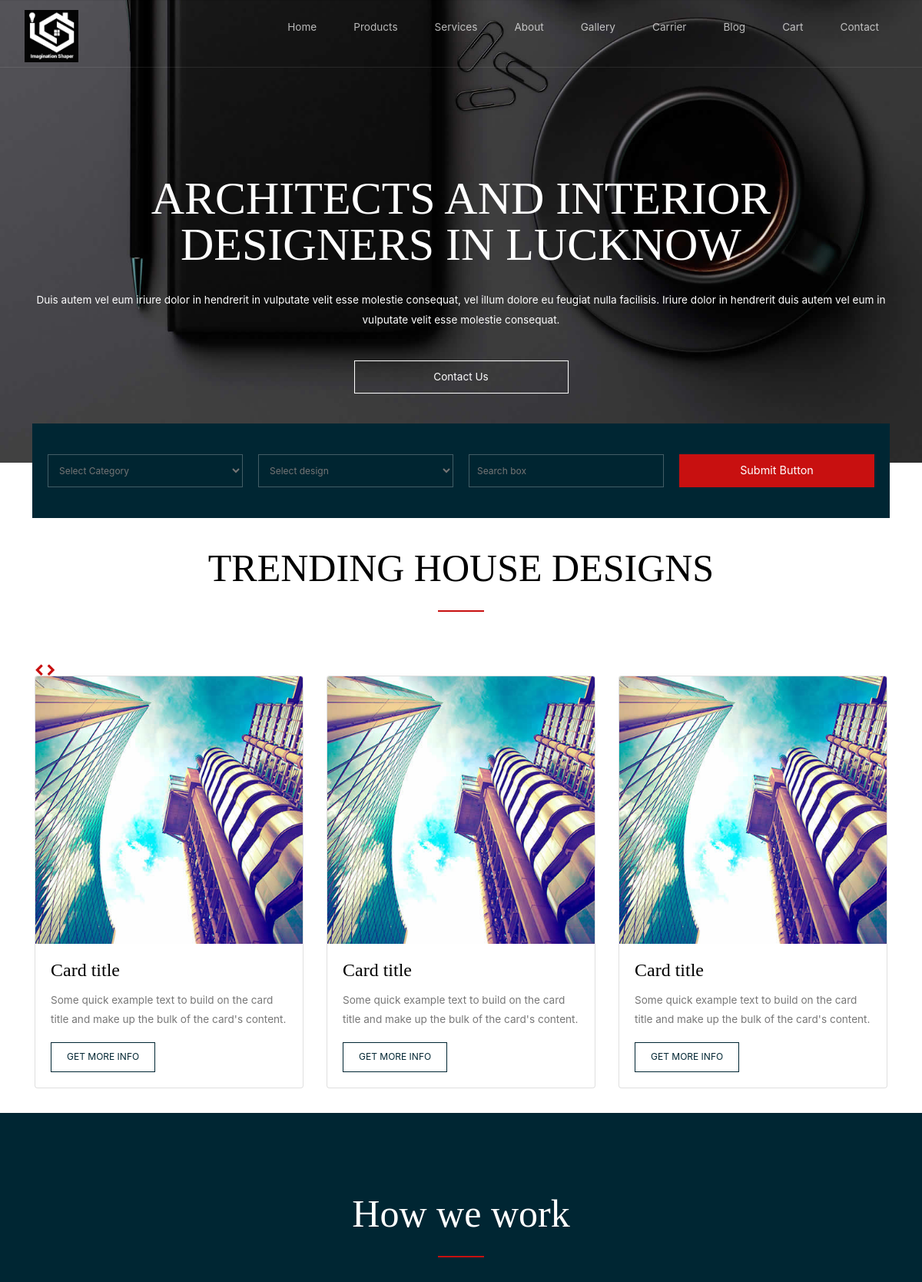
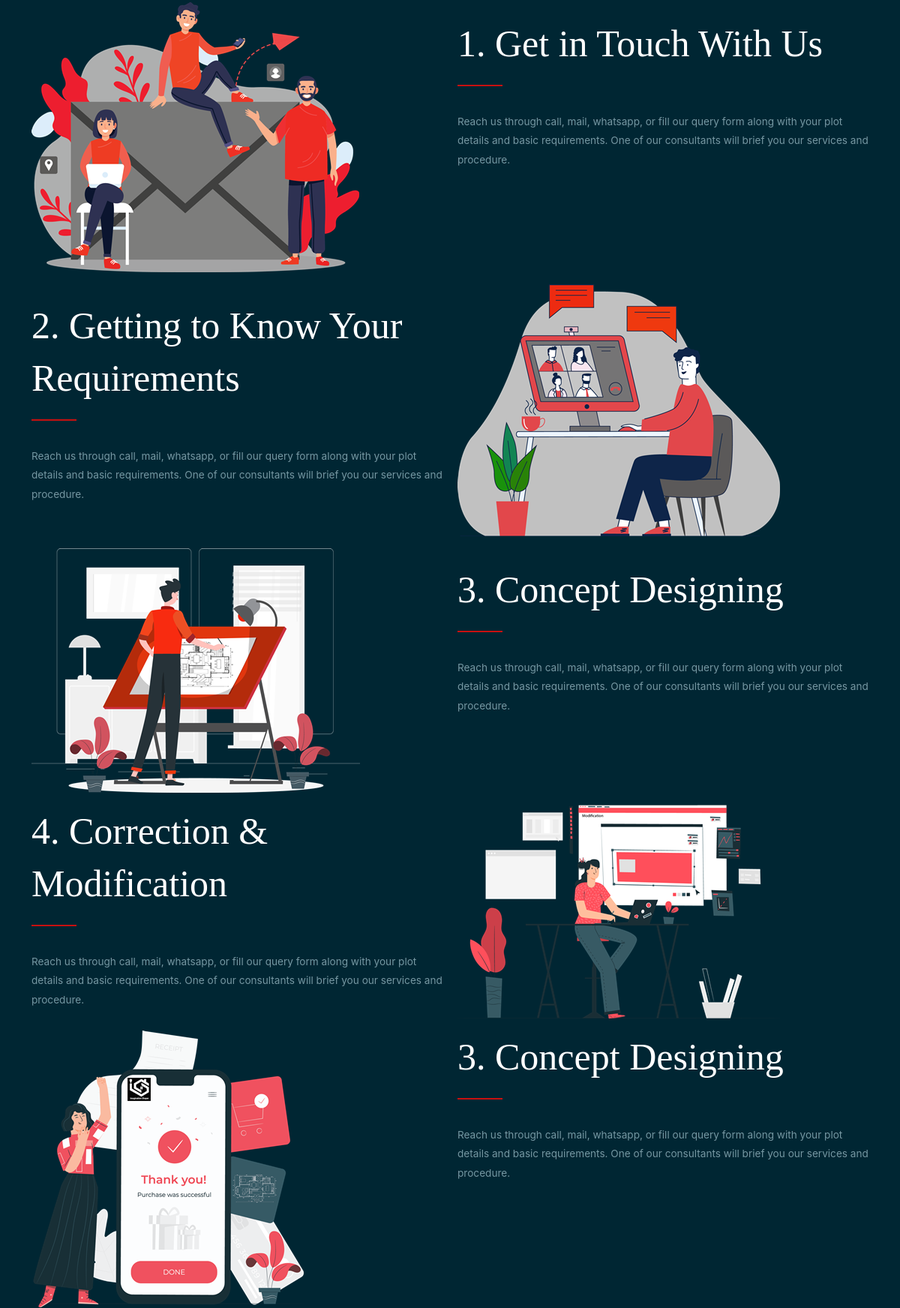
The page / (upper part) on the database its author committed (2 pictures, top to bottom).
### tables this page shows
CREATE TABLE `categories` (
  `id` int(11) NOT NULL,
  `category_name` varchar(255) NOT NULL,
  `discription` varchar(255) NOT NULL,
  `image` varchar(255) NOT NULL,
  `time` timestamp NOT NULL DEFAULT current_timestamp()
);

### application/controllers/Welcome.php (called while the page is built, shortened)
<?php
class Welcome extends CI_Controller {
	public function __construct()
	{
			$this->load->helper(array('form', 'url'));
			$this->load->model('Welcome_model');
	}
	public function index(){
		$results['get_trending_housing'] = $this->Welcome_model->get_trending_housing();
		$this->load->view('templates/home_header.php');
        $this->load->view('welcome_message', $results);
        $this->load->view('templates/home_footer.php');
	}
}

### index.php (called while the page is built, shortened)
<?php
require_once BASEPATH.'core/CodeIgniter.php';

### application/models/Welcome_model.php (called while the page is built, shortened)
<?php
class Welcome_model extends CI_Model {
	public function get_trending_housing(){
		$this->db->select("*");
		$this->db->from('categories');
		$query = $this->db->get();
		return $query->result();
	}
}
?>

### application/views/welcome_message.php (the view, shortened to what this page needs)
    <main role="main">
     <header style="background-image: url(<?= base_url('assets/front/img/header.jpg'); ?>); background-size: cover; padding: 20px;    padding-top: 228px;
    padding-bottom: 60px;">
      <div class="line">
   <h1 class="text-white margin-bottom-30 text-size-60 text-m-size-30 text-line-height-1 text-center ">ARCHITECTS AND INTERIOR DESIGNERS IN LUCKNOW</h1>
  <p class="text-white text-size-14 margin-bottom-40 text-center ">Duis autem vel eum iriure dolor in hendrerit in vulputate velit esse molestie consequat, vel illum dolore eu feugiat nulla facilisis. Iriure dolor in hendrerit duis autem vel eum in vulputate velit esse molestie consequat.</p>
  <div class="line">
                      <div class="s-12 m-12 l-3 center" style="    padding-bottom: 30px;">
                        <a class="button button-white-stroke s-12" href="contact.html">Contact Us</a>
                      </div>
                    </div>
                  </div>
      </header>
            <div class="s-12 m-10 l-12 center line" style="    margin-top: -51px;">
       <section class="text-center col-12 col-23">
        <div class="line">
          <div class="margin">
            <div class="s-12 m-12 l-3 margin-m-bottom">
                 <form name="contactForm" class="customform" method="post">
                  <div class="line">
                  <div class="s-12">
                    <select id="text-23" >
                      <option>Select Category</option>
                    </select>
                  </div>
                </div>
              </form>
            </div>
            <div class="s-12 m-12 l-3 margin-m-bottom">
                 <form name="contactForm" class="customform" method="post" >
                  <div class="line">
                  <div class="s-12">
                     <select id="text-23">
                      <option>Select design</option>
                    </select>
                  </div>
                </div>
              </form>
            </div>
            <div class="s-12 m-12 l-3 margin-m-bottom">
                 <form name="contactForm" class="customform" method="post" >
                  <div class="line">
                  <div class="s-12">
                    <input style="color: #fff;" name="subject" class="subject" placeholder="Search box" title="Subject" type="text" id="text-23">
                  </div>
                </div>
              </form>
            </div>
            <div class="s-12 m-12 l-3 margin-m-bottom">
                 <form name="contactForm" class="customform" method="post" >
                  <div class="line">
                  <div class="s-12">
                    <button class="s-12 submit-form button background-primary text-white" type="submit">Submit Button</button>
                  </div>
                </div>
              </form>
            </div></div>
          </div>
                  </section>
    </div>
<div class="line" style="margin-top: 30px;">
          <h2 class="text-size-50 text-center" >TRENDING HOUSE DESIGNS</h2>
          <hr class="break-small background-primary break-center">
        </div>
  <div class="container my-4">
    <div id="multi-item-example" class="carousel slide carousel-multi-item" data-ride="carousel">
      <div class="controls-top">
        <a class="btn-floating" href="#multi-item-example" data-slide="prev"><i class="fa fa-chevron-left"></i></a>
        <a class="btn-floating" href="#multi-item-example" data-slide="next"><i class="fa fa-chevron-right"></i></a>
      </div>
      <ol class="carousel-indicators">
        <li data-target="#multi-item-example" data-slide-to="0" class="active"></li>
        <li data-target="#multi-item-example" data-slide-to="1"></li>
        <li data-target="#multi-item-example" data-slide-to="2"></li>
      </ol>
      <div class="carousel-inner" role="listbox">
		<?php
		$i = 1;
		foreach ($get_trending_housing as $rows_th) {
			$category_name = $rows_th->category_name;
			$discription = $rows_th->discription;
			$image = $rows_th->image;
		?>
		<?php $item_class = ($i == 1) ? 'carousel-item active' : 'carousel-item'; ?>
        <div class="<?php echo $item_class; ?>">
          <div class="row">
            <div class="col-md-4">
              <div class="card mb-2">
                <img class="card-img-top" src="<?= base_url('images/'.$image.''); ?>"
                  alt="Card image cap">
                <div class="card-body">
                  <h4 class="card-title"><?php echo $category_name; ?></h4>
                  <p class="card-text"><?php echo $discription; ?></p>
                <a class="button button-dark-stroke text-size-12" href="<?= base_url('/'); ?>">GET MORE INFO</a>
                </div>
              </div>
            </div>
            <div class="col-md-4 clearfix d-none d-md-block">
              <div class="card mb-2">
                <img class="card-img-top" src="<?= base_url('images/'.$image.''); ?>"
                  alt="Card image cap">
                <div class="card-body">
                  <h4 class="card-title">Card title</h4>
                  <p class="card-text">Some quick example text to build on the card title and make up the bulk of the
                    card's content.</p>
                  <a class="button button-dark-stroke text-size-12" href="<?= base_url('/'); ?>">GET MORE INFO</a>
                </div>
              </div>
            </div>
            <div class="col-md-4 clearfix d-none d-md-block">
              <div class="card mb-2">
                <img class="card-img-top" src="<?= base_url('images/'.$image.''); ?>"
                  alt="Card image cap">
                <div class="card-body">
                  <h4 class="card-title">Card title</h4>
                  <p class="card-text">Some quick example text to build on the card title and make up the bulk of the
                    card's content.</p>
                 <a class="button button-dark-stroke text-size-12" href="<?= base_url('/'); ?>">GET MORE INFO</a>
                </div>
              </div>
            </div>
          </div>
        </div>
		<?php $i++;
		} ?>
      </div>
    </div>
  </div>
      <section class="section background-dark">
        <div class="line">
          <h2 class="text-size-50 text-center">How we work</h2>
          <hr class="break-small background-primary break-center">
        </div>
        <div class="line">
          <div class="margin">
            <div class="s-12 m-12 l-6">
              <p class="text-size-14 margin-m-bottom-30 text-dark"><img src="<?= base_url('assets/front/img/2.png'); ?>"></p>
            </div>
            <div class="s-12 m-12 l-6">
              <div class="line">
              <h2 class="text-size-50 m-26">1. Get in Touch With Us</h2>
              <hr class="break-small background-primary ">
              </div>
              <p class="text-size-14 c2 ">Reach us through call, mail, whatsapp, or fill our query form along with your plot details and basic requirements. One of our consultants will brief you our services and procedure.</p>
            </div>
          </div>
        </div>
         <div class="line">
          <div class="margin">
            <div class="s-12 m-12 l-6">
              <div class="line">
              <h2 class="text-size-50 m-26">2. Getting to Know Your Requirements</h2>
              <hr class="break-small background-primary ">
              </div>
              <p class="text-size-14 ">Reach us through call, mail, whatsapp, or fill our query form along with your plot details and basic requirements. One of our consultants will brief you our services and procedure.</p>
            </div>
            <div class="s-12 m-12 l-6">
              <p class="text-size-14 margin-m-bottom-30 text-dark"><img src="<?= base_url('assets/front/img/3.png'); ?>"></p>
            </div>
          </div>
        </div>
         <div class="line">
          <div class="margin">
            <div class="s-12 m-12 l-6">
              <p class="text-size-14 margin-m-bottom-30 text-dark"><img src="<?= base_url('assets/front/img/4.png'); ?>"></p>
            </div>
            <div class="s-12 m-12 l-6">
               <div class="line">
              <h2 class="text-size-50 m-26">3. Concept Designing</h2>
              <hr class="break-small background-primary ">
              </div>
              <p class="text-size-14 ">Reach us through call, mail, whatsapp, or fill our query form along with your plot details and basic requirements. One of our consultants will brief you our services and procedure.</p>
            </div>
          </div>
        </div>
          <div class="line">
          <div class="margin">
            <div class="s-12 m-12 l-6">
               <div class="line m-26">
              <h2 class="text-size-50 ">4. Correction & Modification</h2>
              <hr class="break-small background-primary ">
              </div>
              <p class="text-size-14 ">Reach us through call, mail, whatsapp, or fill our query form along with your plot details and basic requirements. One of our consultants will brief you our services and procedure.</p>
            </div>
            <div class="s-12 m-12 l-6">
              <p class="text-size-14 margin-m-bottom-30 text-dark"><img src="<?= base_url('assets/front/img/5.png'); ?>"></p>
            </div>
          </div>
        </div>
         <div class="line">
          <div class="margin">
            <div class="s-12 m-12 l-6">
              <p class="text-size-14 margin-m-bottom-30 text-dark"><img src="<?= base_url('assets/front/img/6.png'); ?>"></p>
            </div>
            <div class="s-12 m-12 l-6">
               <div class="line m-26">
              <h2 class="text-size-50 ">3. Concept Designing</h2>
              <hr class="break-small background-primary ">
              </div>
              <p class="text-size-14 ">Reach us through call, mail, whatsapp, or fill our query form along with your plot details and basic requirements. One of our consultants will brief you our services and procedure.</p>
            </div>
          </div>
        </div>
      </section>
    </main>

### assets/front/css/components.css (style rules this page uses)
form.customform input, form.customform select, form.customform textarea, form.customform button { font-size:0.9rem; font-family:inherit; margin-bottom:1.25rem; }
form.customform input, form.customform select { height: 2.7rem; }
form.customform input, form.customform textarea, form.customform select { background: none repeat scroll 0 0 #F5F5F5; transition: background 0.20s linear 0s; -o-transition: background 0.20s linear 0s; -ms-transition: background 0.20s linear 0s; -moz-transition: background 0.20s linear 0s; -webkit-transition: background 0.20s linear 0s; }
form.customform input, form.customform textarea, form.customform select { background: none repeat scroll 0 0 #F5F5F5; border: 1px solid #E0E0E0; padding: 0.625rem; width: 100%; }
form.customform option { padding: 0.625rem; }
form.customform button { width: 100%; background: none repeat scroll 0 0 #152732; border: 0 none; color: #fff; height: 2.7rem; padding: 0.625rem; cursor:pointer; width: 100%; transition: background 0.20s linear 0s; -o-transition: background 0.20s linear 0s; -ms-transition: background 0.20s linear 0s; -moz-transition: background 0.20s linear 0s; -webkit-transition: background 0.20s linear 0s; }
.button,a.button,a.button:link,a.button:active,a.button:visited { background: #777 none repeat scroll 0 0; border: 0; color: #fff; cursor: pointer; display: inline-block; font-size: 0.85rem; padding: 0.825rem 1rem; text-align: center; transition: all 0.20s linear 0s; -o-transition: all 0.20s linear 0s; -ms-transition: all 0.20s linear 0s; -moz-transition: all 0.20s linear 0s; -webkit-transition: all 0.20s linear 0s; }

### application/views/welcome_message.php (style rules this page uses)
.col-23 { background-color: #002633 !important; padding: 20px; padding-top: 40px; }
#text-23 { color: #757575; }

### rows shown on the page
categories: image (picture), category_name "Card title", discription "Some quick example text to build on the card title and make up the bulk of the card's content."
